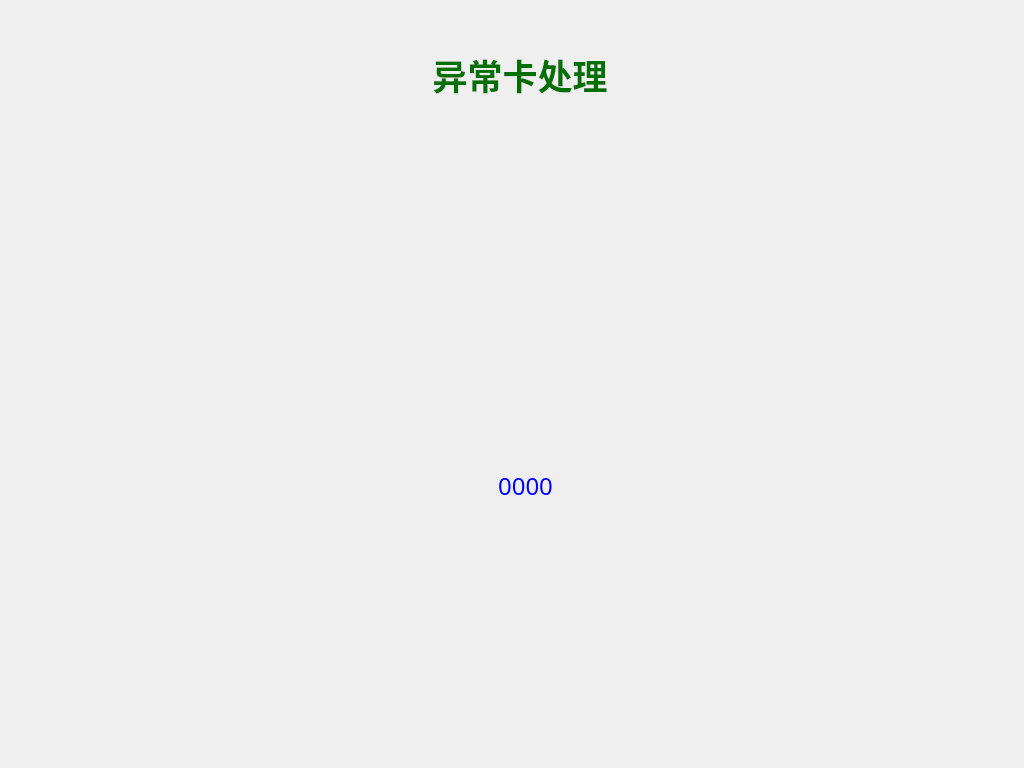
<?xml version="1.0" encoding="UTF-8"?>
<ui version="4.0">
 <class>ExceptHandleClass</class>
 <widget class="QDialog" name="ExceptHandleClass">
  <property name="geometry">
   <rect>
    <x>0</x>
    <y>0</y>
    <width>1024</width>
    <height>768</height>
   </rect>
  </property>
  <property name="minimumSize">
   <size>
    <width>1024</width>
    <height>768</height>
   </size>
  </property>
  <property name="maximumSize">
   <size>
    <width>1024</width>
    <height>768</height>
   </size>
  </property>
  <property name="windowTitle">
   <string>Dialog</string>
  </property>
  <widget class="QLabel" name="label">
   <property name="geometry">
    <rect>
     <x>0</x>
     <y>0</y>
     <width>1024</width>
     <height>768</height>
    </rect>
   </property>
   <property name="text">
    <string/>
   </property>
   <property name="pixmap">
    <pixmap resource="../bicycle.qrc">:/image/function_background.png</pixmap>
   </property>
  </widget>
  <widget class="QLabel" name="label_exceptionHandleShow">
   <property name="geometry">
    <rect>
     <x>60</x>
     <y>460</y>
     <width>931</width>
     <height>51</height>
    </rect>
   </property>
   <property name="font">
    <font>
     <family>文泉驿正黑</family>
     <pointsize>18</pointsize>
     <weight>50</weight>
     <bold>false</bold>
    </font>
   </property>
   <property name="styleSheet">
    <string notr="true">color: rgb(0, 0, 255);</string>
   </property>
   <property name="text">
    <string>0000</string>
   </property>
   <property name="alignment">
    <set>Qt::AlignCenter</set>
   </property>
  </widget>
  <widget class="QLabel" name="label_6">
   <property name="geometry">
    <rect>
     <x>370</x>
     <y>40</y>
     <width>300</width>
     <height>70</height>
    </rect>
   </property>
   <property name="font">
    <font>
     <family>文泉驿正黑</family>
     <pointsize>26</pointsize>
     <weight>75</weight>
     <bold>true</bold>
    </font>
   </property>
   <property name="styleSheet">
    <string notr="true">color: rgb(0, 112, 0);</string>
   </property>
   <property name="text">
    <string>异常卡处理</string>
   </property>
   <property name="alignment">
    <set>Qt::AlignCenter</set>
   </property>
  </widget>
  <widget class="QLabel" name="label_2">
   <property name="geometry">
    <rect>
     <x>370</x>
     <y>120</y>
     <width>311</width>
     <height>321</height>
    </rect>
   </property>
   <property name="text">
    <string/>
   </property>
   <property name="pixmap">
    <pixmap resource="../bicycle.qrc">:/image/exception.png</pixmap>
   </property>
  </widget>
 </widget>
 <resources>
  <include location="../bicycle.qrc"/>
 </resources>
 <connections/>
</ui>
